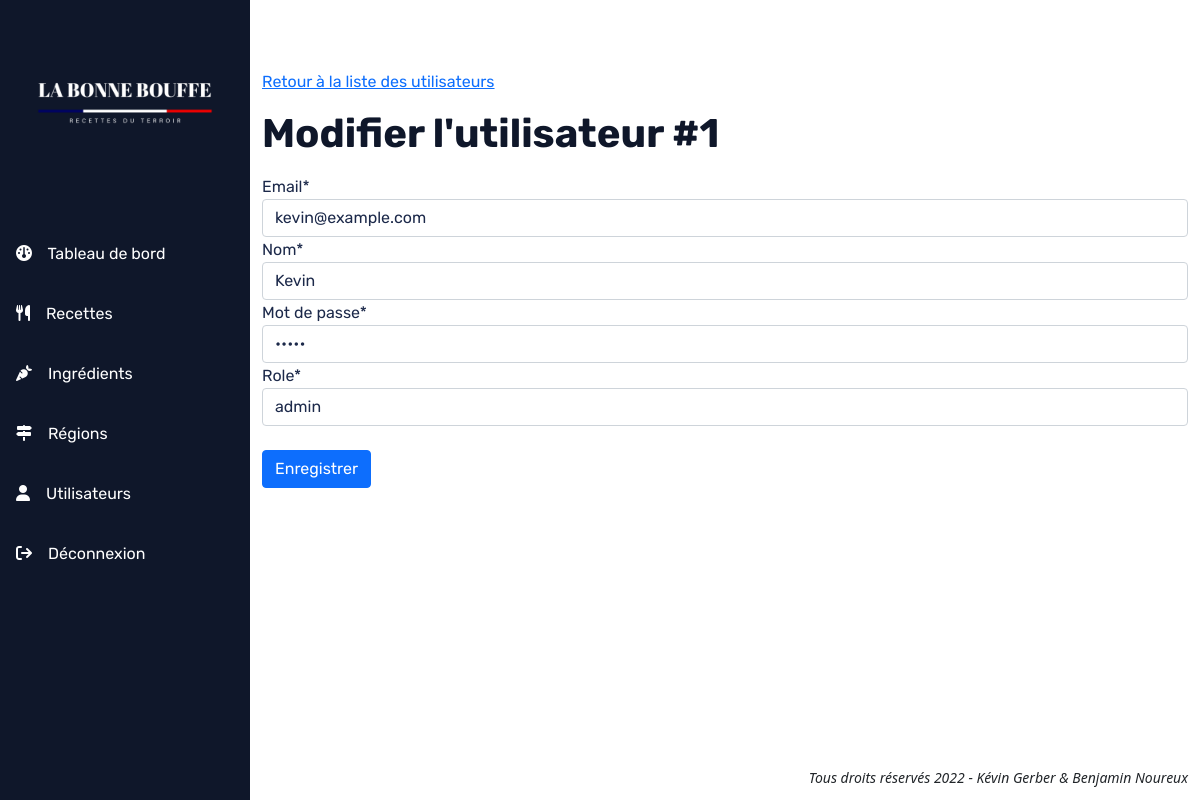
/index.php?p=utilisateur&action=edit&id=1, run on the app's committed database.
### tables this page shows
CREATE TABLE `Utilisateur` (
  `id` int NOT NULL,
  `email` varchar(255) NOT NULL,
  CONSTRAINT AK_email UNIQUE(email),
  `mdp` varchar(50) NOT NULL,
  `nom` varchar(255) NOT NULL,
  `role` varchar(50) NOT NULL
);

### src/controller/UtilisateurController.php (called while the page is built, shortened)
<?php
class UtilisateurController
{
    private static string $tableName = 'Utilisateur';
    public static function edit(string $id): void
    {
        $manager = new UtilisateurManager();
        $utilisateur = $manager->getOne($id, UtilisateurController::$tableName);
        require_once './src/view/utilisateurs/edit-utilisateur.php';
    }
}

### src/model/manager/EntityManager.php (called while the page is built, shortened)
<?php
require_once './src/model/entity/Utilisateur.php';
class EntityManager
{
    public function getOne(int $id, string $entityName)
    {
        $bdd = DbManager::DBConnect();
        $sql = 'SELECT * FROM ' . htmlentities($entityName) . ' WHERE id = ' . htmlentities($id);
        $requete = $bdd->query($sql);
        $requete->setFetchMode(PDO::FETCH_CLASS, $entityName);
        $entity = $requete->fetch();
        return $entity;
    }
}

### src/model/entity/Utilisateur.php (called while the page is built, shortened)
<?php
class Utilisateur extends Entity
{
    protected int $id;
    protected string $email;
    protected string $mdp;
    protected string $nom;
    protected string $role;
    public function getId(): int
    {
        return $this->id;
    }
    public function getEmail(): string
    {
        return $this->email;
    }
    public function getMdp(): string
    {
        return $this->mdp;
    }
    public function getNom(): string
    {
        return $this->nom;
    }
    public function getRole(): string
    {
        return $this->role;
    }
}

### src/view/utilisateurs/edit-utilisateur.php (the view, shortened to what this page needs)
<main>
    <div class="container">
        <div class="row">
            <div class="col">
                <p><a href="/index.php?p=utilisateur">Retour à la liste des utilisateurs</a> </p>
                <h1>Modifier l'utilisateur #<?= $utilisateur->getId(); ?></h1>
            </div>
        </div>
    </div>
    <div class="container">
        <div class="row">
            <div class="col">
                <form action="./index.php?p=utilisateur&action=edit&id=<?= $utilisateur->getId(); ?>" method="post">
                    <div class="form-group mt-2">
                        <label for="email">Email*</label>
                        <input required type="text" name="email" class="form-control" value="<?= $utilisateur->getEmail();?>">
                        <label for="nom">Nom*</label>
                        <input required type="text" name="nom" class="form-control" value="<?= $utilisateur->getNom();?>">
                        <label for="mdp">Mot de passe*</label>
                        <input required type="password" name="mdp" class="form-control" value="<?= $utilisateur->getMdp();?>">
                        <label for="role">Role*</label>
                        <input required type="text" name="role" class="form-control" value="<?= $utilisateur->getRole();?>">
                    </div>
                    <div class="form-group mt-4">
                        <input class="btn btn-primary" type="submit" value="Enregistrer">
                    </div>
                </form>
            </div>
        </div>
    </div>
</main>

### public/css/style.css (style rules this page uses)
:root { --bg-dark: #0f172a; --title-dark: #0f172a; --text-light: #fefefe; --text-dark: #1C294A; }
body { display: grid; grid-template: "menu content" "menu content" "menu footer"; grid-template-columns: 250px 1fr; }
main { grid-area: content; }
h1, h2, h3, h4, h5, h6 { font-family: 'Rubik', 'sans-serif'; font-weight: bold; color: var(--title-dark); }
p, a, table, input, textarea, label { font-family: 'Rubik', 'sans-serif'; }
p, td, th, textarea, label, input[type='text'], input[type='email'], input[type='password'] { color: var(--text-dark) !important; }
main { padding-top: 70px; min-height: 90vh; }

### data on the page
utilisateur: id "1", email "kevin@example.com", nom "Kevin", role "admin"
